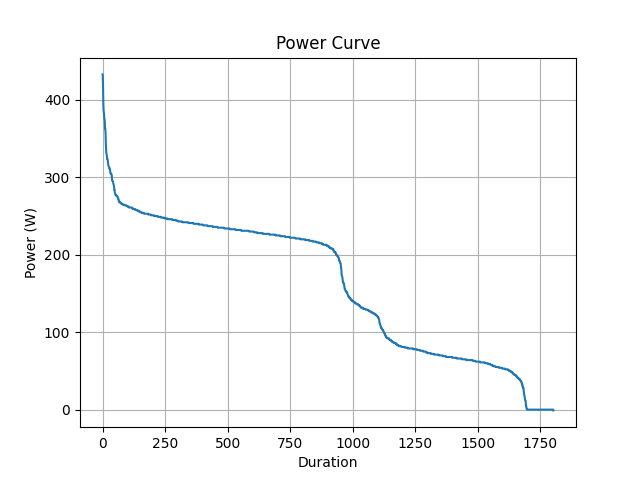

Reproduce this figure in Python.
import matplotlib.pyplot as plt

def show_plot(duration, data):
    plt.plot(duration, data)
    plt.xlabel('Duration')
    plt.ylabel('Power (W)')
    plt.title('Power Curve')
    plt.grid()
    plt.savefig('power_curve.png')  
    plt.show()
    
